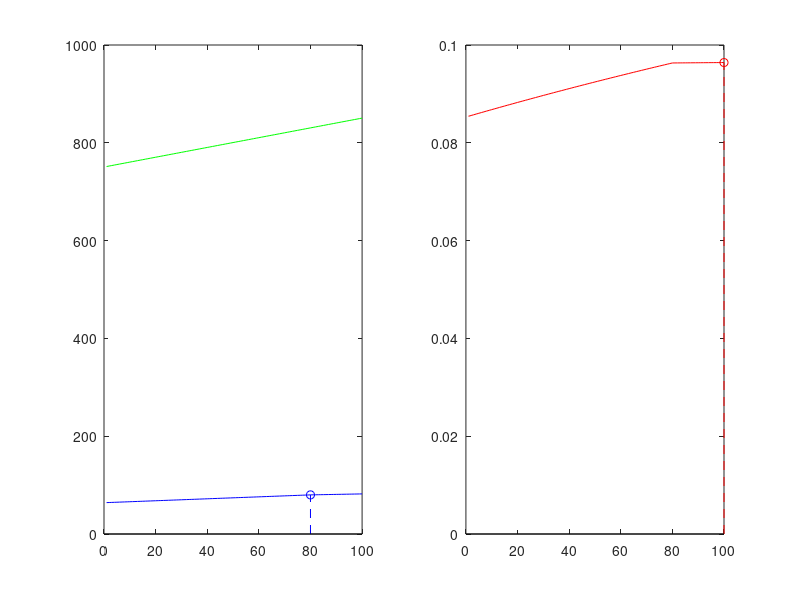

This figure's MATLAB source:
close all; clear all; clc;

%%
p=100;
k0=80;
dn=k0;
a1=.2; % 0<a1<=1
a2=0.1; % 0<a2<a1

%%
aff=@(a,b,x)a*x+b;

%% we want a1*k0+b1=a2*k0+b2 and a1*k0+b1=dn
b1=dn-a1*k0;
b2=dn-a2*k0;
x1=1:k0;
x2=(k0+1):p;
h=[aff(a1,b1,x1) aff(a2,b2,x2)];

%% candidat ex+d
%
% comment : maybe only condition is a2/b2 < e/d < a1/b1
%
% th choice (knowing k0)

%% affine candidate knowing k0
%e=1;
% d=e/2*(b1/a1+b2/a2); % (*)
% d=e/2*((dn/a1+dn/a2)-2*k0); % equivalent to (*)
% d=e/2*(b1/a1+b1/a2 +(a1/a2-1)*k0); % equivalent to (*)

%% affine candidate, independent of k0
e=1; % any >0
b1=100;
d=e/2*(b1/a1+b1/a2 +(a1/a2-1)*1); % k0=1, candidate

%%

fprintf('left k0 derivative of h/f %f\n',a1*d-e*b1); %(a1*d-e*b1) > 0
fprintf('right k0 derivative of h/f %f\n',a2*d-e*b2); %(a2*d-e*b2) < 0
fprintf('lb for coeff d : %f\n' ,e*b1/a1)
fprintf('ub for coeff d : %f\n' ,e*b2/a2)

%%
f=aff(e,d,1:p);
[mhf,ihf]=max(h./f(1:p));

figure(1);
subplot(1,2,1);
plot(h,'b'); hold on;
stem(k0,h(k0),'b--');
plot(f,'g'); hold on;
subplot(1,2,2);
plot(h./f,'r'); hold on;
stem(ihf,mhf,'r--');